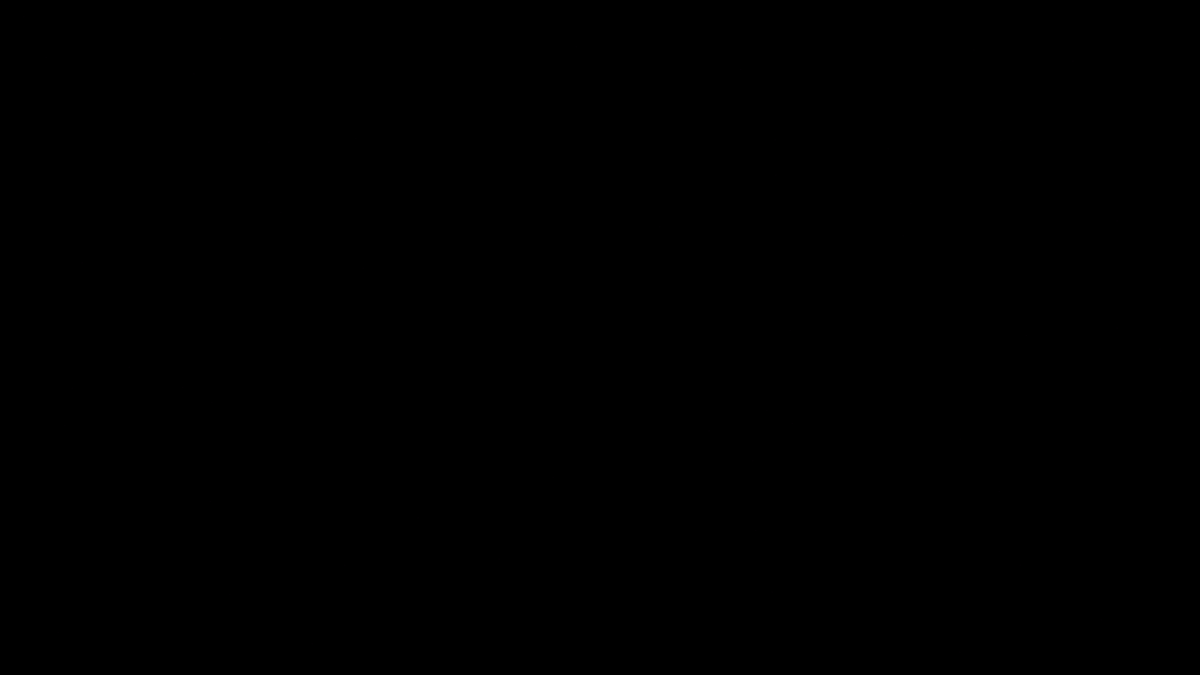
Frame 1 (no input)
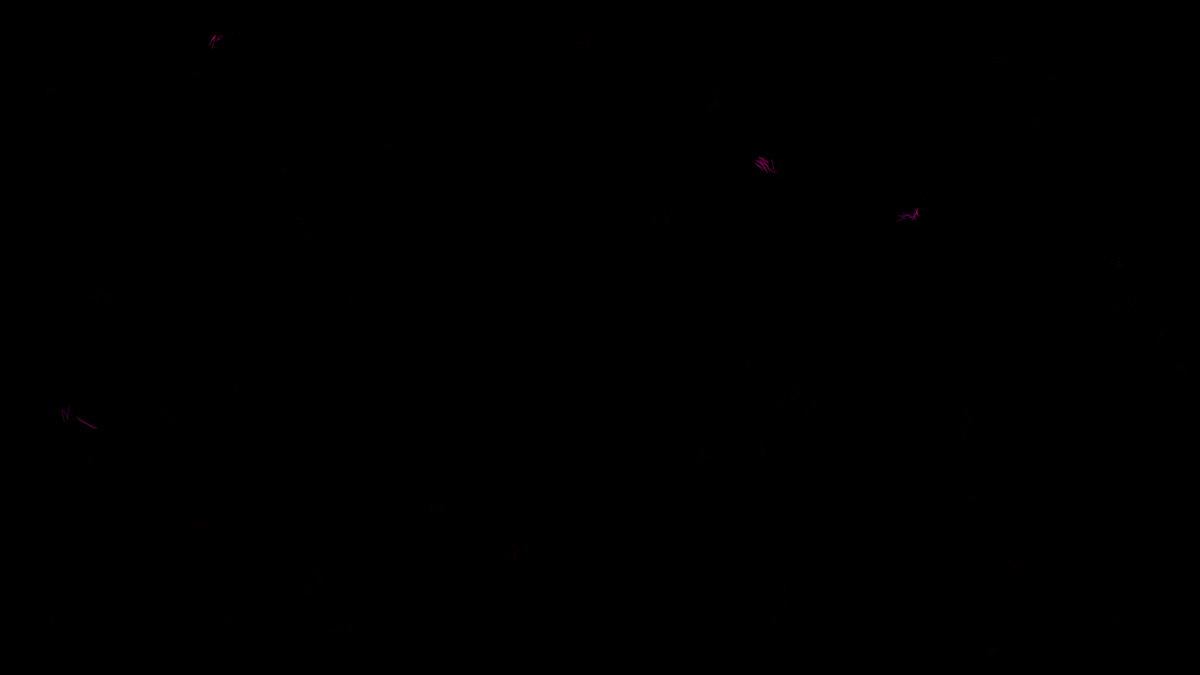
Frame 60 (the mouse pressed at the canvas centre just before this capture)
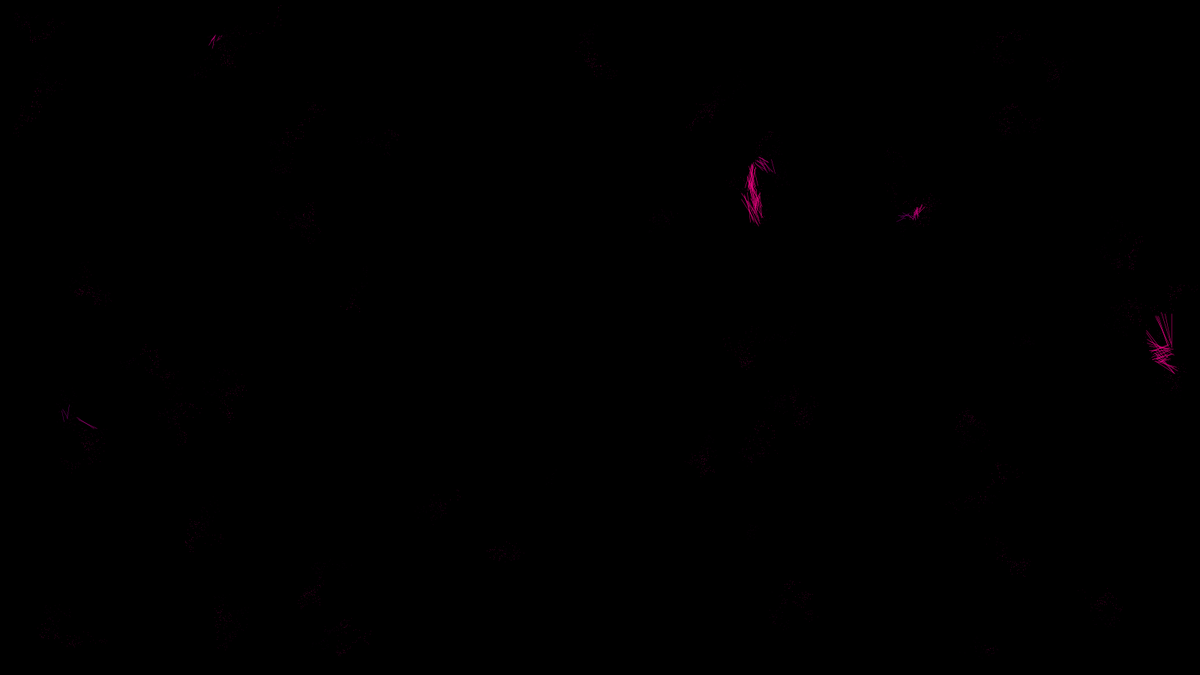
Frame 120 (the mouse held since frame 60 and released just before this capture)

The Processing sketch that drew these frames (run headless with seeded random() and noise(); from frame 60 on, the mouse is pressed at the canvas centre):

// Processing sketch: November22
// ── November22.pde
float[] xVals;
float[] yVals;
float[] diams;
int[] colors;
float angle;
float angle2;
final int SIZE = 50;

boolean intersecting(float x1, float y1, float r1, float x2, float y2, float r2) {
    float d = dist(x1,y1,x2,y2);
    if (d <= r1+r2) {
        return true;
    } else {
        return false;
    }
}

void setup() {
    size(1600,900);
    background(0);
    stroke(255);
    strokeWeight(0.25);
    angle = 0;
    angle2 = 0;
    xVals = new float[SIZE];
    yVals = new float[SIZE];
    diams = new float[SIZE];
    colors = new int[SIZE];
    for (int k = 0; k < SIZE; k++) {
        xVals[k] = random(width);
        yVals[k] = random(height);
        diams[k] = random(5,20);
        float r = random(256);
        float g = random(256);
        float b = random(256);
        float a = random(256);
        colors[k] = color(r,g,b,a);
    }
}
void draw() {
    angle += 0.01;
    angle2 += 0.02;
    for (int k = 0; k < SIZE; k++) {
        for (int j = 0; j < SIZE; j++) {
            if (intersecting(xVals[k],yVals[k],diams[k]/2,xVals[j],yVals[j],diams[j]/2) == true) {
                stroke(64*sin(angle)+192,0,-64*sin(angle2)+192);
                strokeWeight(.25*sin(angle2) + 0.25);
                line(xVals[k],yVals[k],xVals[j],yVals[j]);
                xVals[k] += random(-5,5);
                yVals[k] += random(-5,5);
                xVals[j] += random(-5,5);
                yVals[j] += random(-5,5);
            }
        }
        xVals[k] += random(-1,1);
        yVals[k] += random(-1,1);
        diams[k] += random(-5,5);
    }
}
